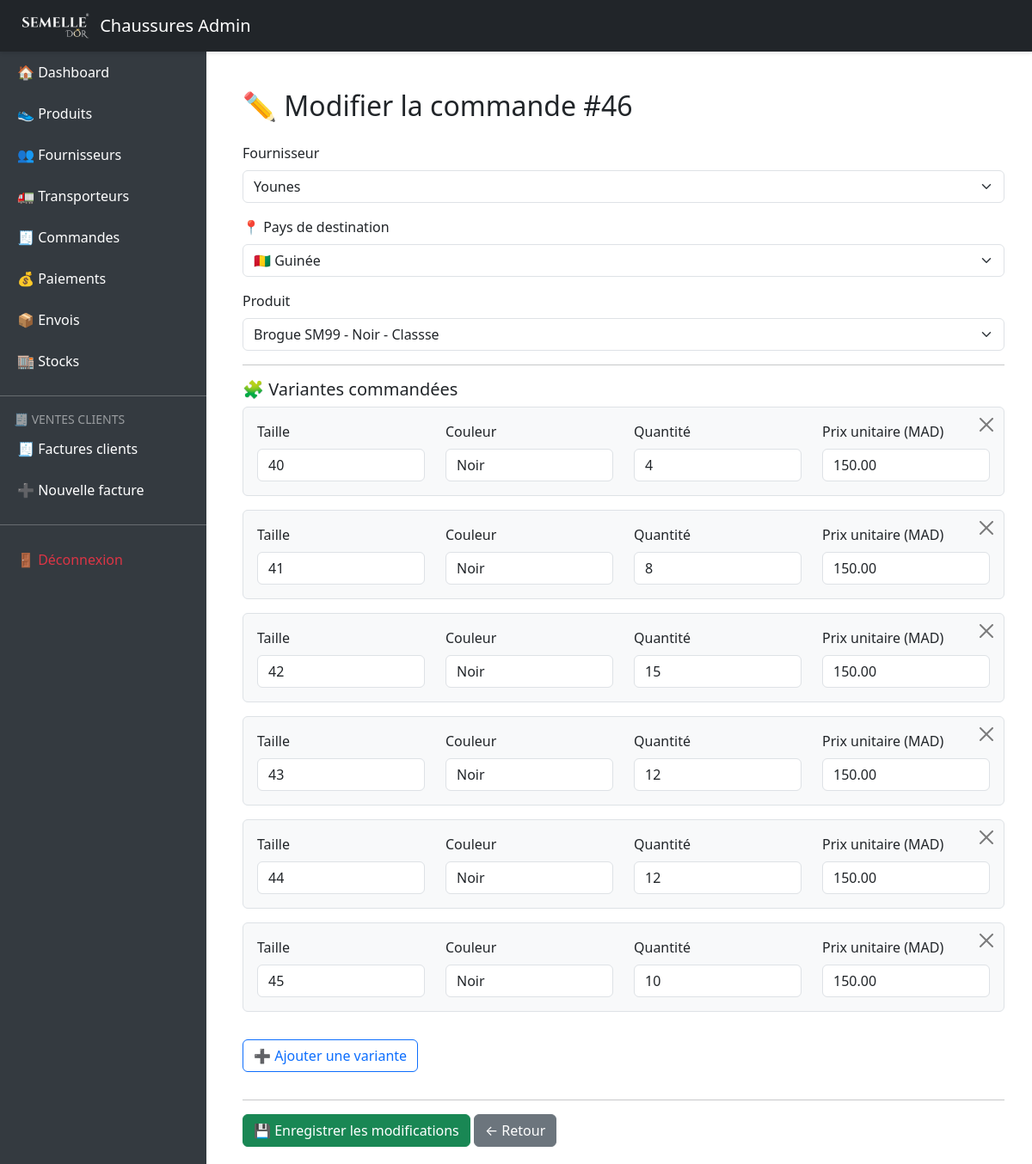
Screenshot of /index.php?route=orders/edit/46 (signed in) with the database file from the repository.
### tables this page shows
CREATE TABLE `orders` (
  `id` int(11) NOT NULL,
  `supplier_id` int(11) DEFAULT NULL,
  `country_id` int(11) DEFAULT NULL,
  `order_date` date DEFAULT NULL,
  `total_quantity` int(11) NOT NULL,
  `status` enum('Initial','Validé – production en cours','Envoi partiel','Envoi complet','Livré à la destination') DEFAULT 'Initial',
  `created_at` datetime DEFAULT current_timestamp(),
  `updated_at` datetime DEFAULT current_timestamp() ON UPDATE current_timestamp(),
  `product_id` int(11) DEFAULT NULL
);

CREATE TABLE `suppliers` (
  `id` int(11) NOT NULL,
  `name` varchar(100) DEFAULT NULL,
  `contact_info` text DEFAULT NULL,
  `contact_name` varchar(100) DEFAULT NULL,
  `phone` varchar(20) DEFAULT NULL,
  `email` varchar(100) DEFAULT NULL,
  `address` text DEFAULT NULL,
  `created_at` timestamp NULL DEFAULT current_timestamp()
);

CREATE TABLE `countries` (
  `id` int(11) NOT NULL,
  `name` varchar(100) NOT NULL,
  `flag` varchar(10) DEFAULT '',
  `code` varchar(10) DEFAULT ''
);

CREATE TABLE `products` (
  `id` int(11) NOT NULL,
  `name` varchar(100) DEFAULT NULL,
  `description` text DEFAULT NULL,
  `category` varchar(100) DEFAULT NULL,
  `image_path` varchar(255) DEFAULT NULL
);

CREATE TABLE `order_items` (
  `id` int(11) NOT NULL,
  `order_id` int(11) DEFAULT NULL,
  `variant_id` int(11) DEFAULT NULL,
  `quantity_ordered` int(11) DEFAULT NULL,
  `unit_price` decimal(10,2) DEFAULT NULL
);

CREATE TABLE `variants` (
  `id` int(11) NOT NULL,
  `product_id` int(11) DEFAULT NULL,
  `size` varchar(10) DEFAULT NULL,
  `color` varchar(50) DEFAULT NULL,
  `sku` varchar(100) DEFAULT NULL
);

### controllers/OrderController.php (called while the page is built, shortened)
<?php
require_once 'models/Order.php';
require_once 'models/Product.php';
require_once 'models/Supplier.php';
require_once 'models/Country.php';
function showEditOrderForm($id)
{
    $order = Order::find($id);
    $suppliers = Supplier::all();
    $products = Product::all();
    $variants = Order::orderItems($id);
    $countries = Country::all();
    include 'views/orders/edit.php';
}

### index.php (called while the page is built, shortened)
<?php
require 'routes.php';

### models/Order.php (called while the page is built, shortened)
<?php
class Order
{
    public static function find($id)
    {
        global $pdo;
        $stmt = $pdo->prepare("SELECT * FROM orders WHERE id = ?");
        $stmt->execute([$id]);
        return $stmt->fetch(PDO::FETCH_ASSOC);
    }
    public static function orderItems($orderId)
    {
        global $pdo;
        $stmt = $pdo->prepare("
            SELECT oi.*, v.size, v.color
            FROM order_items oi
            JOIN variants v ON oi.variant_id = v.id
            WHERE oi.order_id = ?
        ");
        $stmt->execute([$orderId]);
        return $stmt->fetchAll(PDO::FETCH_ASSOC);
    }
}

### models/Supplier.php (called while the page is built, shortened)
<?php
class Supplier
{
    public static function all()
    {
        global $pdo;
        $stmt = $pdo->query("SELECT * FROM suppliers ORDER BY name");
        return $stmt->fetchAll(PDO::FETCH_ASSOC);
    }
}

### models/Country.php (called while the page is built, shortened)
<?php
class Country
{
    public static function all()
    {
        global $pdo;
        $stmt = $pdo->query("SELECT * FROM countries ORDER BY name");
        return $stmt->fetchAll();
    }
}

### models/Product.php (called while the page is built, shortened)
<?php
class Product
{
    public static function all()
    {
        global $pdo;
        $stmt = $pdo->query("SELECT * FROM products ORDER BY name");
        return $stmt->fetchAll(PDO::FETCH_ASSOC);
    }
}

### views/orders/edit.php (the view, shortened to what this page needs)
<?php
include 'views/layout/header.php';
?>
<div class="container mt-4">
    <h2>✏️ Modifier la commande #<?= $order['id'] ?></h2>
    <form method="POST" action="?route=orders/update/<?= $order['id'] ?>" enctype="multipart/form-data" class="mt-4">
        <div class="mb-3">
            <label for="supplier_id" class="form-label">Fournisseur</label>
            <select name="supplier_id" id="supplier_id" class="form-select" required>
                <?php foreach ($suppliers as $s): ?>
                    <option value="<?= $s['id'] ?>" <?= $s['id'] == $order['supplier_id'] ? 'selected' : '' ?>>
                        <?= htmlspecialchars($s['name']) ?>
                    </option>
                <?php endforeach; ?>
            </select>
        </div>
        <div class="mb-3">
            <label for="country_id" class="form-label">📍 Pays de destination</label>
            <select name="country_id" id="country_id" class="form-select" required>
                <?php foreach ($countries as $country): ?>
                    <option value="<?= $country['id'] ?>" <?= ($order['country_id'] == $country['id']) ? 'selected' : '' ?>>
                        <?= $country['flag'] . ' ' . $country['name'] ?>
                    </option>
                <?php endforeach; ?>
            </select>
        </div>
        <div class="mb-3">
            <label for="product_id" class="form-label">Produit</label>
            <select name="product_id" id="product_id" class="form-select" required>
                <?php foreach ($products as $product): ?>
                    <option value="<?= $product['id'] ?>" <?= $product['id'] == $order['product_id'] ? 'selected' : '' ?>>
                        <?= htmlspecialchars($product['name']) ?> - <?= $product['category'] ?>
                    </option>
                <?php endforeach; ?>
            </select>
        </div>
        <hr>
        <h5>🧩 Variantes commandées</h5>
        <div id="variantItems">
            <?php $variantIndex = 0; ?>
            <?php foreach ($variants as $variant): ?>
                <div class="variant-item border rounded p-3 mb-3 position-relative bg-light">
                    <button type="button" class="btn-close position-absolute top-0 end-0 m-2 remove-variant-item" aria-label="Supprimer"></button>
                    <div class="row">
                        <div class="col-md-3">
                            <label class="form-label">Taille</label>
                            <input type="text" class="form-control" name="variants[<?= $variantIndex ?>][size]" value="<?= htmlspecialchars($variant['size']) ?>" required>
                        </div>
                        <div class="col-md-3">
                            <label class="form-label">Couleur</label>
                            <input type="text" class="form-control" name="variants[<?= $variantIndex ?>][color]" value="<?= htmlspecialchars($variant['color']) ?>" required>
                        </div>
                        <div class="col-md-3">
                            <label class="form-label">Quantité</label>
                            <input type="number" class="form-control" name="variants[<?= $variantIndex ?>][quantity_ordered]" value="<?= $variant['quantity_ordered'] ?>" min="1" required>
                        </div>
                        <div class="col-md-3">
                            <label class="form-label">Prix unitaire (MAD)</label>
                            <input type="number" step="0.01" class="form-control" name="variants[<?= $variantIndex ?>][unit_price]" value="<?= $variant['unit_price'] ?>" required>
                        </div>
                    </div>
                </div>
                <?php $variantIndex++; ?>
            <?php endforeach; ?>
        </div>
        <button type="button" class="btn btn-outline-primary my-3" id="addVariantItem">➕ Ajouter une variante</button>
        <hr>
        <button type="submit" class="btn btn-success">💾 Enregistrer les modifications</button>
        <a href="?route=orders" class="btn btn-secondary">← Retour</a>
    </form>
</div>
<?php include 'views/layout/footer.php'; ?>

### views/layout/header.php (style rules this page uses)
body { min-height: 100vh; display: flex; }

### rows the page displays
orders: id "46", supplier_id "Younes", country_id "🇬🇳 Guinée", product_id "Brogue SM99 - Noir - Classse"
order_items: variant.size "40", variant.color "Noir", quantity_ordered "4", unit_price "150.00"
order_items: variant.size "41", variant.color "Noir", quantity_ordered "8", unit_price "150.00"
order_items: variant.size "42", variant.color "Noir", quantity_ordered "15", unit_price "150.00"
order_items: variant.size "43", variant.color "Noir", quantity_ordered "12", unit_price "150.00"
order_items: variant.size "44", variant.color "Noir", quantity_ordered "12", unit_price "150.00"
order_items: variant.size "45", variant.color "Noir", quantity_ordered "10", unit_price "150.00"
